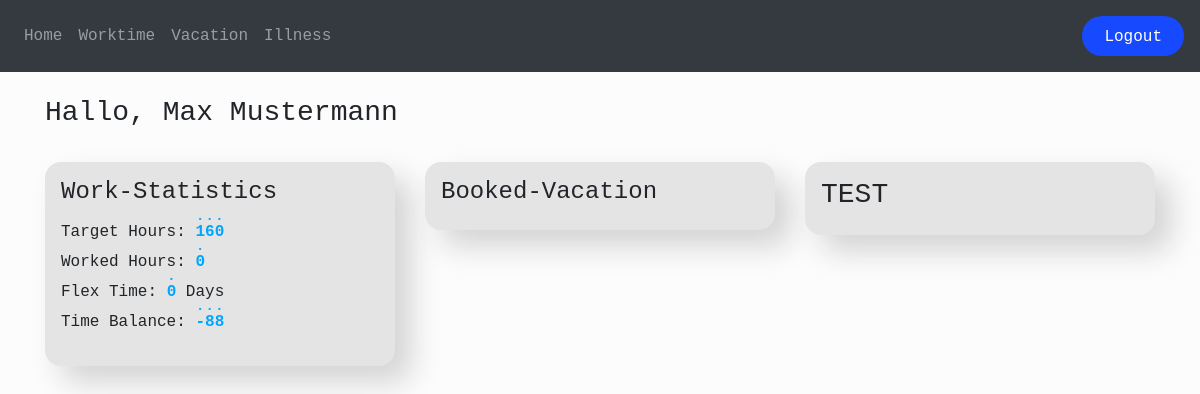
Screenshot of /home (signed in) with the database file from the repository.
### app/models.py (models this page shows, shortened)
class User(db.Model, UserMixin):
    id = db.Column(db.Integer, primary_key=True)
    email = db.Column(db.String(150), unique=True)
    password = db.Column(db.String(150))
    full_name = db.Column(db.String(150))
    target_hours = db.Column(db.Integer, default=160)
    worked_hours = db.Column(db.Integer, default=0)
    flex_time = db.Column(db.Integer, default=0)
    vacation_days = db.Column(db.Integer, default=30)
    vacation_days_taken = db.Column(db.Integer, default=0)
    roles_id = db.Column(db.Integer, db.ForeignKey('role.id'))
    vacation_requests = db.relationship('Vacation', backref='user')
    illness = db.relationship('Illness', backref='user')

### app/views.py (the view)
@views.route('/home')
@login_required
def home():
    user = User.query.filter_by(id=session.get('user_id')).first()
    today = date.today()
    first_date = date.today().replace(day=1)
    hours_till_today = get_workdays(first_date, today) * 8
    requests = Vacation.query.filter_by(user_id=user.id).all()
    return render_template('home.html', full_name=session.get('full_name'), user=current_user, roles_id=session.get('roles_id'), user_data=user, hours_till_today=hours_till_today, requests=requests)

### app/__init__.py (called while the page is built)
def create_app():
    app = Flask(__name__)
    app.config['SECRET_KEY'] = '9QxEIB84nNKgxjz9ahPjM2HRtwrERAli4PGtjRjV'
    app.config['SQLALCHEMY_DATABASE_URI'] = f'sqlite:///{DB_NAME}'
    app.config['SQLALCHEMY_TRACK_MODIFICATIONS'] = False
    db.init_app(app)
    from .auth import auth
    from .views import views
    app.register_blueprint(auth)
    app.register_blueprint(views)
    from .models import User
    create_database(app=app)
    login_manager = LoginManager()
    login_manager.login_view = 'auth.login'
    login_manager.init_app(app)
    @login_manager.user_loader
    def load_user(id):
        return User.query.get(int(id))
    return app

### app/views.py (called while the page is built)
def get_workdays(from_date: datetime, to_date: datetime):
    if from_date.weekday() > 4:
        from_date = from_date + timedelta(days=7 - from_date.weekday())
    if to_date.weekday() > 4:
        to_date = to_date - timedelta(days=to_date.weekday() - 4)
    if from_date > to_date:
        return 0
    diff_days = (to_date - from_date).days + 1
    weeks = int(diff_days / 7)
    return weeks * 5 + (to_date.weekday() - from_date.weekday()) + 1

### app/templates/home.html (shortened to what this page needs)
{% extends 'base.html' %}
{% block page_header %}
<h3>Hallo, {{full_name}}</h3>
<br>
{% endblock page_header %}
{% block content %}
<div class="container">
    <div class="row">
        <div class="col-md-4">
            <div class="vacation-requests-personal">
                <h4>Work-Statistics</h4>
                <p>
                    Target Hours: <span class="data-visualisation"><strong>
                            {{user_data.target_hours}}</strong></span><br>
                    Worked Hours: <span
                        class="data-visualisation"><strong>{{user_data.worked_hours}}</strong></span><br>
                    Flex Time: <span class="data-visualisation"><strong>{{user_data.flex_time}}</strong></span> Days<br>
                    Time Balance: <span
                        class="data-visualisation"><strong>{{user_data.worked_hours-hours_till_today}}</strong></span>
                    <br>
                </p>
            </div>
        </div>
        <div class="col-md-4">
            <div class="vacation-requests-personal">
                <h4>Booked-Vacation</h4>
            </div>
        </div>
        <div class="col-md-4">
            <div class="vacation-requests-personal">
                <h3>TEST</h3>
            </div>
        </div>
    </div>
</div>
{% endblock content %}

### app/static/css/styles.css (style rules this page uses)
body, html { height: 100%; background-color: #fcfcfc; font-family: 'Microsoft YaHei UI', Courier, monospace; }
.vacation-requests-personal { background-color: #e4e4e4; padding: 1em; border-radius: 1em; box-shadow: 1em 1em 30px #d3d3d3; }
.data-visualisation { color: #00a6ff; text-emphasis: filled #00a6ff; }

### rows the page displays
User: full_name "Max Mustermann", target_hours "160", worked_hours "0", flex_time "0", user_data.worked_hours-hours_till_today "-88"
